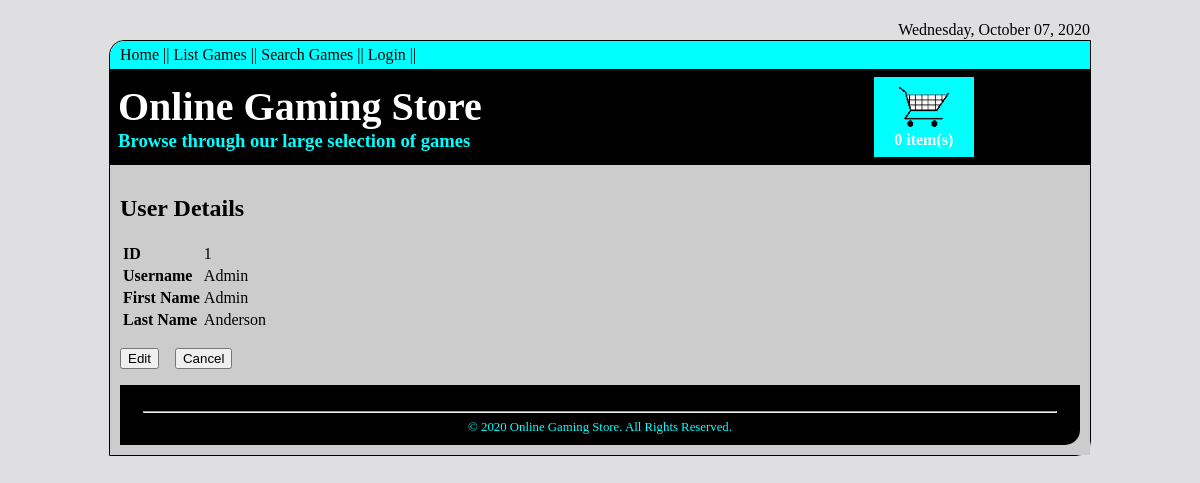
Screenshot of /userdetails.php?id=1 with the database file from the repository.
### tables this page shows
CREATE TABLE `users` (
  `id` int(11) NOT NULL,
  `firstname` varchar(20) NOT NULL,
  `lastname` varchar(20) NOT NULL,
  `username` varchar(20) NOT NULL,
  `password` varchar(20) NOT NULL,
  `role` int(10) NOT NULL
);

### userdetails.php (the view, shortened to what this page needs)
<?php
require_once ('includes/header.php');
require_once('includes/database.php');
$id = filter_input(INPUT_GET, 'id', FILTER_SANITIZE_NUMBER_INT);
$sql = "SELECT * FROM users WHERE id=" . $id;
$query = $conn->query($sql);
$row = $query->fetch_assoc();
?>
<h2>User Details</h2>
<table class="userdetails">
    <tr>
        <th>ID</th>
        <td><?php echo $row['id'] ?></td>
    </tr>
    <tr>
        <th>Username</th>
        <td><?php echo $row['username'] ?> </td>
    </tr>
    <tr>
        <th>First Name</th>
        <td><?php echo $row['firstname'] ?> </td>
    </tr>
    <tr>
        <th>Last Name</th>
        <td> <?php echo $row['lastname'] ?></td>
    </tr>
</table>
<p>
    <input type="button" onclick="window.location.href = 'edituser.php?id=<?php echo $row['id'] ?>'" value="Edit">
    <input type="button" onclick="window.location.href = 'listusers.php'" value="Cancel">
</p>
<?php
require_once ('includes/footer.php');

### www/css/gamestyle.css (style rules this page uses)
body { text-align: center; background-color: #DFDFE1; }

### rows the page displays
users: id "1", username "Admin", firstname "Admin", lastname "Anderson"

### other values shown
$count "0"
